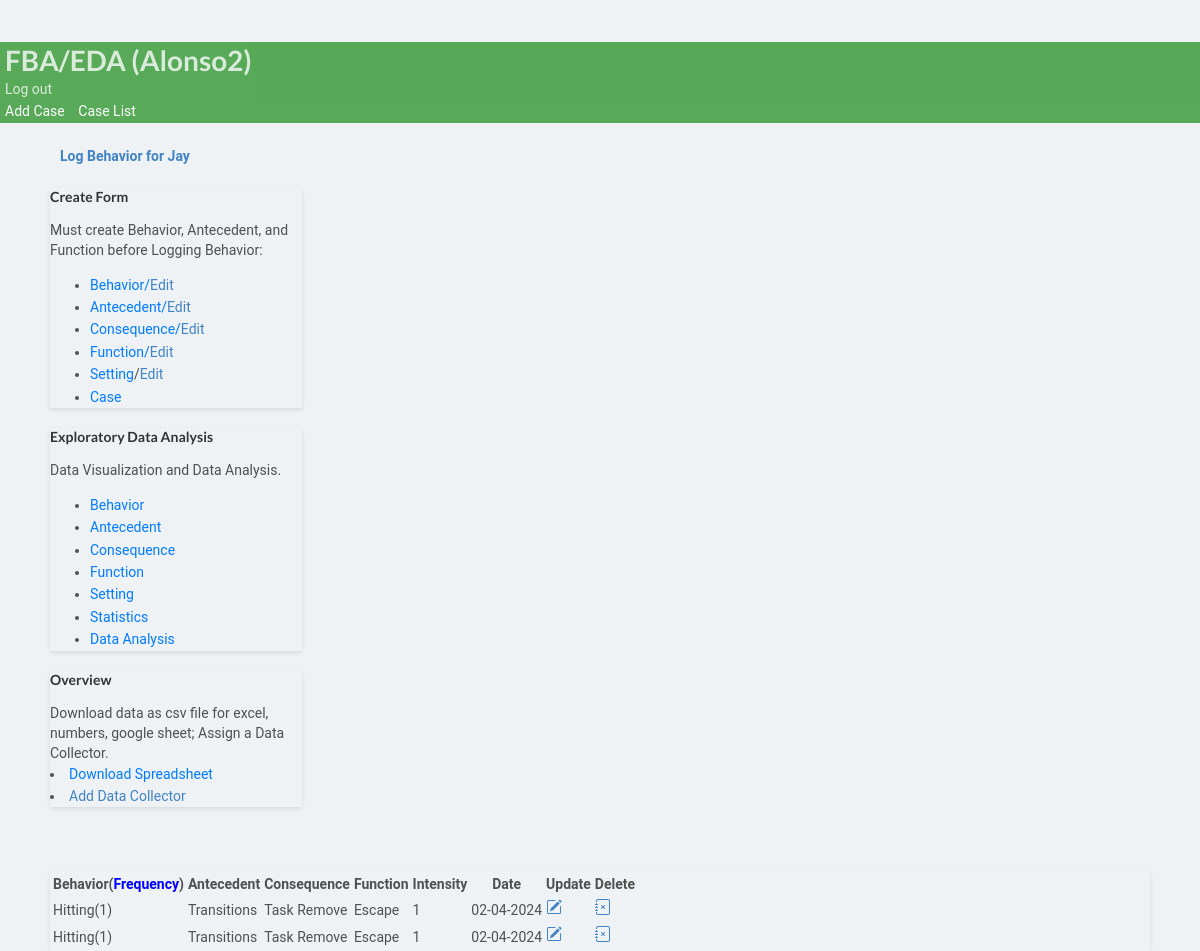
Screenshot of /dashboard/4/ (signed in) with the database file from the repository.
### bip/models.py (models this page shows, shortened)
class CustomUser(AbstractUser):
    bio = models.CharField(max_length=20, blank=True, null=True, verbose_name='Occupation')

class Student(models.Model):
        studentname= models.CharField(max_length=30,verbose_name= 'Name', null=True, blank=True)
        slug = models.SlugField(max_length=150,null=False,unique=False,blank=False,
        verbose_name=("Unique Identifier"),
        help_text=(
            "*Unique Identification allows another to use FBO form if provided by you only"
        ),
    )
        user_student = models.ForeignKey(CustomUser, on_delete=models.CASCADE,  default=None,related_name="postts")

class Case(models.Model):
        student= models.ForeignKey(Student,on_delete=models.CASCADE)
        behavior = models.ForeignKey(Behavior, on_delete=models.CASCADE)
        user = models.ForeignKey(CustomUser, on_delete=models.CASCADE, default=None)
        anticedent = models.ForeignKey(Anticedent,on_delete=models.CASCADE, verbose_name='Antecedent')
        function = models.ForeignKey(Function,on_delete=models.CASCADE)
        consequence = models.ForeignKey(Consequence,on_delete=models.CASCADE)
        enviroment = models.ForeignKey(Enviroment,on_delete=models.CASCADE, null=True, blank=True, verbose_name='Setting')
        date_created = models.DateField(null=True, blank=True, default=timezone.now, verbose_name='Date')
        duration = models.PositiveIntegerField(null=True, blank=True, verbose_name='Duration(Sec)')
        time = models.TimeField(null=True, blank=True)
        frequency = models.PositiveIntegerField(null=True, blank=True,  default=1, verbose_name='Frequency')
        intensity = models.PositiveIntegerField(null=True, blank=True,  default=1, validators=[
            MinValueValidator(1, message='Intensity must be at least 1(Mild).'),
            MaxValueValidator(3, message='Intensity options are 1(Mild), 2(Moderate),and 3(Severe).')
        ],
        verbose_name='Intensity')
        class Meta:
            ordering = ['-date_created']

class Behavior(models.Model):
        behaviorincident = models.CharField(max_length=30,verbose_name= 'Behavior')
        behavior_definition = models.CharField(null=True, blank=True, max_length=1000,verbose_name= 'Behavior Definition')
        intensity_definition = models.TextField(max_length=1000, null=True, blank=True,verbose_name= 'Define Intensity for 1(Mild), 2(Moderate), 3(Severe)')
        student= models.ForeignKey(Student,on_delete=models.CASCADE)
        user = models.ForeignKey(CustomUser, on_delete=models.CASCADE,  default=None)
        def __str__(self):
          return self.behaviorincident

class Anticedent(models.Model):
        anticedentincident = models.CharField(max_length=50,verbose_name= 'Antecedent', null=True, blank=True)
        student= models.ForeignKey(Student,on_delete=models.CASCADE)
        anticedent_definition = models.CharField(null=True, blank=True, max_length=1000, verbose_name= 'Antecedent Definition')
        user = models.ForeignKey(CustomUser, on_delete=models.CASCADE,  default=None)
        def __str__(self):
          return self.anticedentincident

class Consequence(models.Model):
        behaviorconsequence = models.CharField(max_length=30, null=True, blank=True,verbose_name= 'Consequence')
        student= models.ForeignKey(Student,on_delete=models.CASCADE)
        user = models.ForeignKey(CustomUser, on_delete=models.CASCADE,  default=None)
        def __str__(self):
          return self.behaviorconsequence

class Function(models.Model):
        behaviorfunction = models.CharField(max_length=30, null=True, blank=True,verbose_name= 'Function')
        student= models.ForeignKey(Student,on_delete=models.CASCADE)
        user = models.ForeignKey(CustomUser, on_delete=models.CASCADE,  default=None)
        def __str__(self):
          return self.behaviorfunction

### bip/views.py (the view)
# urls.py: path('dashboard/<pk>/', views.dashboard, name='dashboard'),
@login_required(login_url='case_manager_login')
@user_passes_test(is_case_manager)
def dashboard(request, pk):
    student = get_object_or_404(Student, pk=pk)
    student_behaviors = student.case_set.all()
    student_time = student.case_set.filter(time__isnull=False).first()
    student_duration = student.case_set.filter(duration__isnull=False).first()
    student_enviroment = student.case_set.filter(enviroment__isnull=False).first()
    context = {
    'student_behaviors': student_behaviors,
    "student":student,
    'student_time':student_time,
    'student_duration':student_duration,
    'student_enviroment':student_enviroment,
    }
    return render(request, 'bip/dashboard.html',context, )

### bip/context_processors.py (called while the page is built)
def user_context(request):
    user = get_user(request)
    return {'user': user}

### bip/templatetags/custom_filters.py (called while the page is built)
@register.filter(name='is_case_manager')
def is_case_manager(user):
    return user.groups.filter(name='CASE MANAGER').exists()

### bip/views.py (called while the page is built)
def is_case_manager(user):
    return user.groups.filter(name='CASE MANAGER').exists()

### bip/templates/bip/dashboard.html (shortened to what this page needs)
{% extends 'partials/base.html' %}
{% block content %}
<br>
<div class="container my-4">
  <div class="nav-button">
    <a class="btn btn-outline-info" href="{% url 'bip:create_incident' student.id %}"> <b> Log Behavior for {{student.studentname}}</b></a>
  </div>
<div class="row">
  <div class="col-md">
    <div class="card card" style="width: 18rem;">
      <div class="card-body">
        <h5 class="card-title">Create Form</h5>
        <p class="card-text">Must create Behavior, Antecedent, and Function  before Logging Behavior:</p>
              <ul class="list-group list-group-flush">
                      <li class="list-group-item"><a  href="{% url 'bip:create_behavior' student.id %}" class="card-link">Behavior/</a><a href="{% url 'bip:edit_behavior' student.id %}" >Edit</a></li>
                      <li class="list-group-item"><a href="{% url 'bip:create_anticedent' student.id %}" class="card-link">Antecedent/</a><a href="{% url 'bip:edit_anticedent' student.id %}">Edit</a></li>
                      <li class="list-group-item"><a href="{% url 'bip:create_consequence' student.id %}" class="card-link">Consequence/</a><a href="{% url 'bip:edit_consequence' student.id %}">Edit</a></li>
                      <li class="list-group-item"><a  href="{% url 'bip:create_function' student.id %}" class="card-link">Function/</a><a  href="{% url 'bip:edit_function' student.id %}">Edit</a></li>
                      <li class="list-group-item"><a  href="{% url 'bip:create_setting' student.id %}" class="card-link">Setting</a>/<a  href="{% url 'bip:edit_setting' student.id %}">Edit</a></li>
                      <li class="list-group-item"><a  href="{% url 'bip:student_profile' student.id %}" class="card-link">Case</a></li>
              </ul>
    </div>
  </div>
</div>
  <div class="col-md">
    <div class="card card" style="width: 18rem;">
      <div class="card-body">
        <h5 class="card-title">Exploratory Data Analysis</h5>
        <p class="card-text"> Data Visualization and Data Analysis.</p>
      </div>
      <ul class="list-group list-group-flush">
        <li class="list-group-item"><a href="{% url 'bip:snapshot' student.id %}" class="card-link">Behavior</a></li>
        <li class="list-group-item"><a href="{% url 'bip:anticedent' student.pk %}" class="card-link">Antecedent</a></li>
        <li class="list-group-item"><a href="{% url 'bip:consequence' student.pk %}" class="card-link">Consequence</a></li>
        <li class="list-group-item"><a href="{% url 'bip:function' student.pk %}" class="card-link">Function</a></li>
        <li class="list-group-item"><a href="{% url 'bip:setting' student.pk %}" class="card-link">Setting</a></li>
        <li class="list-group-item"><a a href="{% url 'bip:correlation' student.id %}" class="card-link">Statistics</a></li>
       <li class="list-group-item"><a a href="{% url 'bip:filter_data' student.id %}" class="card-link">Data Analysis</a></li>
      </ul>
    </div>
  </div>
  <div class="col-md">
    <div class="card card" style="width: 18rem;">
      <div class="card-body">
        <h5 class="card-title">Overview</h5>
        <p class="card-text">Download data as csv file for excel, numbers, google sheet; Assign a Data Collector.</p>
      </div>
        <li class="list-group-item"><a href="{% url 'bip:export' student.id %}" class="card-link">Download Spreadsheet</a></li>
       <li class="list-group-item"><a  href="{% url 'bip:assign_data_entry' student.id %}">Add Data Collector</a></li>
    </div>
  </div>
</div>
<br>
<div class="row">
  <div class="col-md">
    <div class="card card-body">
      <table class="table table-striped">
        <tr>
          <th>Behavior(<a  data-toggle="popover" data-placement="top" data-content="Why Frequency?
            To count the number of times the same behavior occured within one incident
            (ie. headbanging, hitting etc.)."><span style="color: blue;">Frequency</span></a>)</th>
          <th>Antecedent</th>
          <th>Consequence</th>
          <th>Function</th>
          <th>Intensity</th>
          <th>Date</th>
          <th>Update</th>
          <th>Delete</th>
        </tr>
        {% for incident in student_behaviors %}
        <tr>
          <td>{{incident.behavior }}({{incident.frequency }})</td>
          <td>{{incident.anticedent}}</td>
          <td>{{incident.consequence}}</td>
          <td>{{incident.function}}</td>
          {% if incident.intensity %}
          <td>{{incident.intensity}}</td>
          {% endif %}
          <td>{{incident.date_created|date:'m-d-Y'}}</td>
          <td> <a class="btn btn-warning" href="{% url 'bip:updatepost' pk=incident.pk student_id=incident.student_id %}" ></a></td>
          <td> <a class="btn btn-danger" href="{% url 'bip:delete_post' pk=incident.pk  %}"></a></td>
           {% endfor%}
        </tr>
      </table>
    </div>
  </div>
</div>
</div>
{% endblock %}

### bip/templates/partials/nav.html (shortened to what this page needs)
{% load custom_filters %}
  <nav class="navbar navbar-dark ">
          <div class="navbar navbar-expand-lg">
                    {% if user.is_authenticated  %}
                    <div class="navbar-new">
                    <h1 class="logo"> <a class="colorwhite" >FBA/EDA ({{ user.username }})</a></h1>
          </div>
              <a class='colorwhite' class="nav-item nav-link" href="{% url 'bip:logout' %}"  >Log out</a>
          </div>
                 <div class="navbar-nav ml-auto">
                        {% if user|is_case_manager %}
              <a class="colorwhite" href="{% url 'bip:create_student' %}">Add Case</a>
              <a class="colorwhite" href="{% url 'bip:for_user' username=user.username %}">Case List</a>
                </div>
                {% endif %}
        {% endif %}
</nav>

### staticfiles/static_cdn/static_root/css/style.css (style rules this page uses)
body { background: white }
.navbar { opacity: 0.8; transition: 0.5s; background-color: #393 !important; color: #393; opacity: 0.8; transition: 0.5s; }
.navbar .colorwhite { color: white; ; text-decoration: none; padding: 5px; }
body { padding-top: 3rem; padding-bottom: 3rem; color: rgb(var(--bs-tertiary-color-rgb)); }

### bip/templates/bip/dashboard.html (style rules this page uses)
body { font-family: 'Roboto', sans-serif; background-color: #eef2f4; color: #505050; line-height: 1.6; }
.container { max-width: 1100px; margin: auto; }
.nav-button { margin-bottom: 20px; }
.btn-outline-info { width: 100%; padding: 10px; margin-bottom: 20px; }
.card { margin-bottom: 20px; box-shadow: 0 2px 4px rgba(0, 0, 0, 0.1); }
.card-title { color: #333; }
.card-link { color: #007bff; }
.table { margin-top: 20px; }

### rows the page displays
CustomUser: username "Alonso2"
Student: studentname "Jay"
Case: behavior "Hitting", frequency "1", anticedent "Transitions", consequence "Task Remove", function "Escape", intensity "1", date_created "02-04-2024"
Case: behavior "Hitting", frequency "1", anticedent "Transitions", consequence "Task Remove", function "Escape", intensity "1", date_created "02-04-2024"
